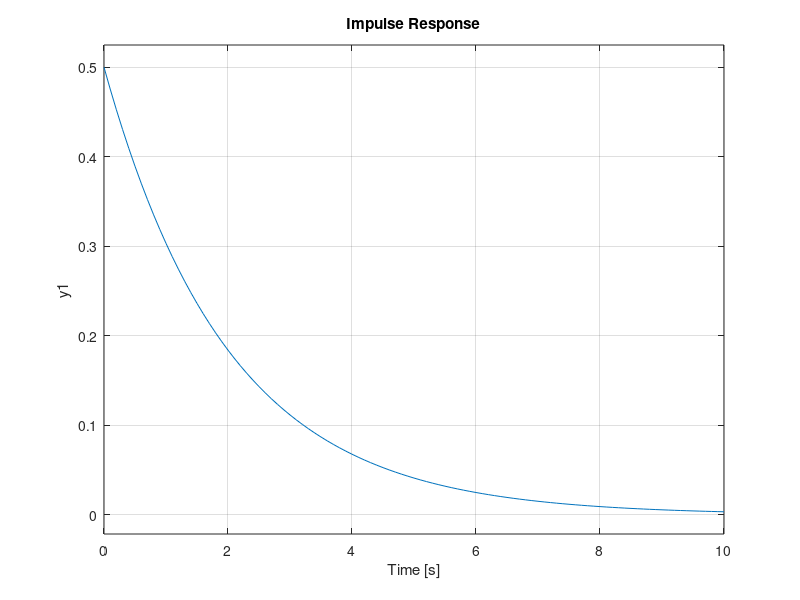

MATLAB code to generate this figure:
close all;

subplot(3,1,1)
grid on;
hold on;

t = 0:0.1:10
u = rand(101,1);

% sys1 = tf([0, 1],[1, 2, 1])
% sys2 = tf([1, 2],[1, 0, 10])
% sys3 = tf([3, 2],[1, 3, 1])
% sys4 = tf([0, 1],[0, 5, 0])
sys1 = tf([0, 1],[0, 2, 1])
% sys2 = tf([1, 2],[1, 0, 10])
% sys3 = tf([3, 2],[1, 3, 1])
% sys4 = tf([0, 1],[0, 5, 0])

step(sys1,t)
% step(sys2,t)
% step(sys3,t)
% step(sys4,t)

subplot(3,1,2)
grid on;
hold on;
pzmap(sys1)
% pzmap(sys2)
% pzmap(sys3)
% pzmap(sys4)

subplot(3,1,3)
grid on;
hold on;
impulse(sys1,t)
% impulse(sys2,t)
% impulse(sys3,t)
% impulse(sys4,t)

% figure(2)
% hold on;
% lsim(sys1, u, t);
% lsim(sys2, u, t);
% lsim(sys3, u, t);
% lsim(sys4, u, t);